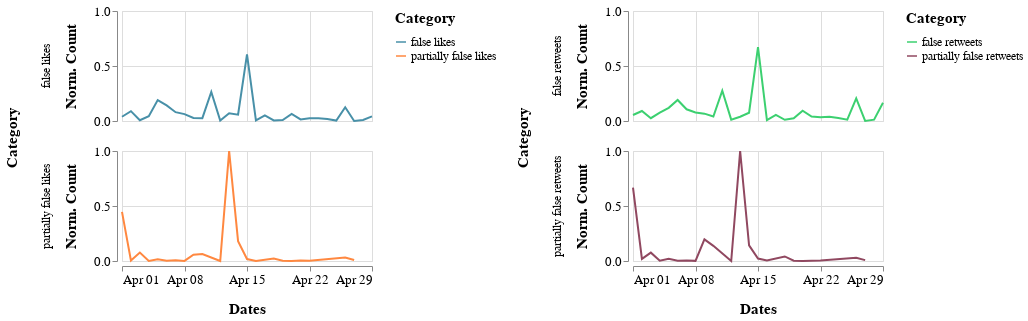

The cell this chart's notebook holds for it:
### Markdown cell above
## April 2020

### Code cell
alt.hconcat(c1_apr, c2_apr).resolve_scale(color='independent').configure_axis(
    labelFontSize=13,
    titleFontSize=15,
    titlePadding=15
).configure_legend(
    titleFontSize=15,
    titlePadding= 10,
    labelFontSize=12
).configure_header(
    titleFontSize=15,
    labelFontSize=12
)

### Figure 1 — Vega-Lite specification as saved in the notebook (floating-point values rounded to 4 significant figures)
{"config": {"view": {"continuousWidth": 400, "continuousHeight": 300}, "axis": {"labelFontSize": 13, "titleFontSize": 15, "titlePadding": 15}, "header": {"labelFontSize": 12, "titleFontSize": 15}, "legend": {"labelFontSize": 12, "titleFontSize": 15, "titlePadding": 10}}, "hconcat": [{"data": {"name": "data-fd59b09852876269740c52a0fdc183c4"}, "mark": "line", "encoding": {"color": {"type": "nominal", "field": "Category", "scale": {"range": ["#4890A8", "#FF8840"]}}, "row": {"type": "nominal", "field": "Category"}, "x": {"type": "temporal", "field": "Dates", "timeUnit": "monthdate", "title": "Dates"}, "y": {"type": "quantitative", "field": "Likes", "title": "Norm. Count"}}, "height": 110, "width": 250}, {"data": {"name": "data-4dfaca85883944cb7da07a4341e0461f"}, "mark": "line", "encoding": {"color": {"type": "nominal", "field": "Category", "scale": {"range": ["#3CD070", "#904860"]}}, "row": {"type": "nominal", "field": "Category"}, "x": {"type": "temporal", "field": "Dates", "timeUnit": "monthdate", "title": "Dates"}, "y": {"type": "quantitative", "field": "Retweets", "title": "Norm. Count"}}, "height": 110, "width": 250}], "resolve": {"scale": {"color": "independent"}}, "$schema": "https://vega.github.io/schema/vega-lite/v4.8.1.json", "datasets": {"data-fd59b09852876269740c52a0fdc183c4": [{"Dates": "2020-04-08T00:00:00", "Likes": 0.000846, "Category": "partially false likes"}, {"Dates": "2020-04-08T00:00:00", "Likes": 0.06269, "Category": "false likes"}, {"Dates": "2020-04-09T00:00:00", "Likes": 0.02826, "Category": "false likes"}, {"Dates": "2020-04-15T00:00:00", "Likes": 0.6049, "Category": "false likes"}, {"Dates": "2020-04-21T00:00:00", "Likes": 0.01456, "Category": "false likes"}, {"Dates": "2020-04-24T00:00:00", "Likes": 0.01786, "Category": "false likes"}, {"Dates": "2020-04-28T00:00:00", "Likes": 0.009496, "Category": "false likes"}, {"Dates": "2020-04-12T00:00:00", "Likes": 0.0, "Category": "partially false likes"}, {"Dates": "2020-04-15T00:00:00", "Likes": 0.01816, "Category": "partially false likes"}, {"Dates": "2020-04-26T00:00:00", "Likes": 0.1253, "Category": "false likes"}, {"Dates": "2020-04-29T00:00:00", "Likes": 0.04237, "Category": "false likes"}, {"Dates": "2020-04-01T00:00:00", "Likes": 0.03847, "Category": "false likes"}, {"Dates": "2020-04-03T00:00:00", "Likes": 0.007382, "Category": "false likes"}, {"Dates": "2020-04-12T00:00:00", "Likes": 0.004107, "Category": "false likes"}, {"Dates": "2020-04-17T00:00:00", "Likes": 0.0506, "Category": "false likes"}, {"Dates": "2020-04-18T00:00:00", "Likes": 0.004685, "Category": "false likes"}, {"Dates": "2020-04-19T00:00:00", "Likes": 0.009381, "Category": "false likes"}, {"Dates": "2020-04-20T00:00:00", "Likes": 0.065, "Category": "false likes"}, {"Dates": "2020-04-20T00:00:00", "Likes": 0.0004547, "Category": "partially false likes"}, {"Dates": "2020-04-06T00:00:00", "Likes": 0.1423, "Category": "false likes"}, {"Dates": "2020-04-07T00:00:00", "Likes": 0.08014, "Category": "false likes"}, {"Dates": "2020-04-10T00:00:00", "Likes": 0.06336, "Category": "partially false likes"}, {"Dates": "2020-04-22T00:00:00", "Likes": 0.02511, "Category": "false likes"}, {"Dates": "2020-04-25T00:00:00", "Likes": 0.003662, "Category": "false likes"}, {"Dates": "2020-04-02T00:00:00", "Likes": 0.08951, "Category": "false likes"}, {"Dates": "2020-04-04T00:00:00", "Likes": 0.04398, "Category": "false likes"}, {"Dates": "2020-04-05T00:00:00", "Likes": 0.1907, "Category": "false likes"}, {"Dates": "2020-04-14T00:00:00", "Likes": 0.05762, "Category": "false likes"}, {"Dates": "2020-04-18T00:00:00", "Likes": 0.02333, "Category": "partially false likes"}, {"Dates": "2020-04-19T00:00:00", "Likes": 0.003121, "Category": "partially false likes"}, {"Dates": "2020-04-22T00:00:00", "Likes": 0.00136, "Category": "partially false likes"}, {"Dates": "2020-04-23T00:00:00", "Likes": 0.02585, "Category": "false likes"}, {"Dates": "2020-04-26T00:00:00", "Likes": 0.0325, "Category": "partially false likes"}, {"Dates": "2020-04-27T00:00:00", "Likes": 0.0001772, "Category": "false likes"}, {"Dates": "2020-04-27T00:00:00", "Likes": 0.008516, "Category": "partially false likes"}, {"Dates": "2020-04-03T00:00:00", "Likes": 0.07687, "Category": "partially false likes"}, {"Dates": "2020-04-04T00:00:00", "Likes": 0.0009848, "Category": "partially false likes"}, {"Dates": "2020-04-10T00:00:00", "Likes": 0.02562, "Category": "false likes"}, {"Dates": "2020-04-11T00:00:00", "Likes": 0.264, "Category": "false likes"}, {"Dates": "2020-04-13T00:00:00", "Likes": 1.0, "Category": "partially false likes"}, {"Dates": "2020-04-13T00:00:00", "Likes": 0.07052, "Category": "false likes"}, {"Dates": "2020-04-16T00:00:00", "Likes": 0.004665, "Category": "false likes"}, {"Dates": "2020-04-16T00:00:00", "Likes": 0.0007146, "Category": "partially false likes"}, {"Dates": "2020-04-21T00:00:00", "Likes": 0.005178, "Category": "partially false likes"}, {"Dates": "2020-04-05T00:00:00", "Likes": 0.01662, "Category": "partially false likes"}, {"Dates": "2020-04-07T00:00:00", "Likes": 0.007658, "Category": "partially false likes"}, {"Dates": "2020-04-01T00:00:00", "Likes": 0.4471, "Category": "partially false likes"}, {"Dates": "2020-04-02T00:00:00", "Likes": 0.004307, "Category": "partially false likes"}, {"Dates": "2020-04-06T00:00:00", "Likes": 0.002209, "Category": "partially false likes"}, {"Dates": "2020-04-14T00:00:00", "Likes": 0.1805, "Category": "partially false likes"}, {"Dates": "2020-04-09T00:00:00", "Likes": 0.05732, "Category": "partially false likes"}], "data-4dfaca85883944cb7da07a4341e0461f": [{"Dates": "2020-04-08T00:00:00", "Retweets": 0.001221, "Category": "partially false retweets"}, {"Dates": "2020-04-08T00:00:00", "Retweets": 0.07763, "Category": "false retweets"}, {"Dates": "2020-04-09T00:00:00", "Retweets": 0.06695, "Category": "false retweets"}, {"Dates": "2020-04-15T00:00:00", "Retweets": 0.6726, "Category": "false retweets"}, {"Dates": "2020-04-21T00:00:00", "Retweets": 0.04017, "Category": "false retweets"}, {"Dates": "2020-04-24T00:00:00", "Retweets": 0.02749, "Category": "false retweets"}, {"Dates": "2020-04-28T00:00:00", "Retweets": 0.01181, "Category": "false retweets"}, {"Dates": "2020-04-12T00:00:00", "Retweets": 0.0, "Category": "partially false retweets"}, {"Dates": "2020-04-15T00:00:00", "Retweets": 0.02204, "Category": "partially false retweets"}, {"Dates": "2020-04-26T00:00:00", "Retweets": 0.206, "Category": "false retweets"}, {"Dates": "2020-04-29T00:00:00", "Retweets": 0.1662, "Category": "false retweets"}, {"Dates": "2020-04-01T00:00:00", "Retweets": 0.05439, "Category": "false retweets"}, {"Dates": "2020-04-03T00:00:00", "Retweets": 0.02533, "Category": "false retweets"}, {"Dates": "2020-04-12T00:00:00", "Retweets": 0.01217, "Category": "false retweets"}, {"Dates": "2020-04-17T00:00:00", "Retweets": 0.05556, "Category": "false retweets"}, {"Dates": "2020-04-18T00:00:00", "Retweets": 0.01088, "Category": "false retweets"}, {"Dates": "2020-04-19T00:00:00", "Retweets": 0.02441, "Category": "false retweets"}, {"Dates": "2020-04-20T00:00:00", "Retweets": 0.09327, "Category": "false retweets"}, {"Dates": "2020-04-20T00:00:00", "Retweets": 0.0007477, "Category": "partially false retweets"}, {"Dates": "2020-04-06T00:00:00", "Retweets": 0.191, "Category": "false retweets"}, {"Dates": "2020-04-07T00:00:00", "Retweets": 0.1065, "Category": "false retweets"}, {"Dates": "2020-04-10T00:00:00", "Retweets": 0.1379, "Category": "partially false retweets"}, {"Dates": "2020-04-22T00:00:00", "Retweets": 0.03345, "Category": "false retweets"}, {"Dates": "2020-04-25T00:00:00", "Retweets": 0.01252, "Category": "false retweets"}, {"Dates": "2020-04-02T00:00:00", "Retweets": 0.09068, "Category": "false retweets"}, {"Dates": "2020-04-04T00:00:00", "Retweets": 0.07631, "Category": "false retweets"}, {"Dates": "2020-04-05T00:00:00", "Retweets": 0.1196, "Category": "false retweets"}, {"Dates": "2020-04-14T00:00:00", "Retweets": 0.07502, "Category": "false retweets"}, {"Dates": "2020-04-18T00:00:00", "Retweets": 0.04147, "Category": "partially false retweets"}, {"Dates": "2020-04-19T00:00:00", "Retweets": 0.00296, "Category": "partially false retweets"}, {"Dates": "2020-04-22T00:00:00", "Retweets": 0.004287, "Category": "partially false retweets"}, {"Dates": "2020-04-23T00:00:00", "Retweets": 0.03786, "Category": "false retweets"}, {"Dates": "2020-04-26T00:00:00", "Retweets": 0.02859, "Category": "partially false retweets"}, {"Dates": "2020-04-27T00:00:00", "Retweets": 0.0005608, "Category": "false retweets"}, {"Dates": "2020-04-27T00:00:00", "Retweets": 0.007701, "Category": "partially false retweets"}, {"Dates": "2020-04-03T00:00:00", "Retweets": 0.07601, "Category": "partially false retweets"}, {"Dates": "2020-04-04T00:00:00", "Retweets": 0.003009, "Category": "partially false retweets"}, {"Dates": "2020-04-10T00:00:00", "Retweets": 0.04046, "Category": "false retweets"}, {"Dates": "2020-04-11T00:00:00", "Retweets": 0.2763, "Category": "false retweets"}, {"Dates": "2020-04-13T00:00:00", "Retweets": 1.0, "Category": "partially false retweets"}, {"Dates": "2020-04-13T00:00:00", "Retweets": 0.03888, "Category": "false retweets"}, {"Dates": "2020-04-16T00:00:00", "Retweets": 0.008523, "Category": "false retweets"}, {"Dates": "2020-04-16T00:00:00", "Retweets": 0.004087, "Category": "partially false retweets"}, {"Dates": "2020-04-21T00:00:00", "Retweets": 0.003084, "Category": "partially false retweets"}, {"Dates": "2020-04-05T00:00:00", "Retweets": 0.01925, "Category": "partially false retweets"}, {"Dates": "2020-04-07T00:00:00", "Retweets": 0.00562, "Category": "partially false retweets"}, {"Dates": "2020-04-01T00:00:00", "Retweets": 0.6672, "Category": "partially false retweets"}, {"Dates": "2020-04-02T00:00:00", "Retweets": 0.0194, "Category": "partially false retweets"}, {"Dates": "2020-04-06T00:00:00", "Retweets": 0.002592, "Category": "partially false retweets"}, {"Dates": "2020-04-14T00:00:00", "Retweets": 0.1422, "Category": "partially false retweets"}, {"Dates": "2020-04-09T00:00:00", "Retweets": 0.1962, "Category": "partially false retweets"}]}}
